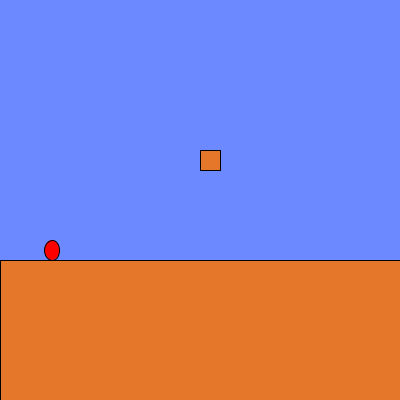
Frame 1 (no input)
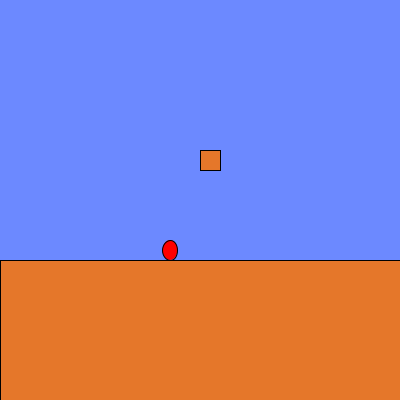
Frame 60 (the mouse pressed at the canvas centre just before this capture)
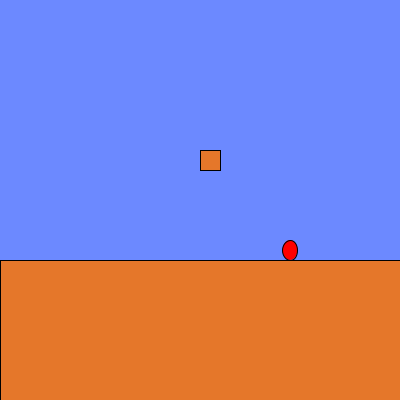
Frame 120 (the mouse held since frame 60 and released just before this capture)

The Processing sketch that drew these frames (run headless with seeded random() and noise(); from frame 60 on, the mouse is pressed at the canvas centre):

// Processing sketch: week_08_7_mario_hit_box_if
// ── week_08_7_mario_hit_box_if.pde
///碰撞偵測

void setup(){
  size(400,400);
}
float marioX=50,marioY=250,vx=2,vy=-20;
void draw(){
 background(108,137,255);
 marioX += vx;
 if(flying){
   marioY += vy;//上下的位置會改變
   vy+=0.98;
   if(marioY >=250){
     marioY=250;
     flying = false;
   }
 }
 fill(255,0,0);ellipse(marioX,marioY,15,20);
 fill(229,119,42);rect(0,260,400,150);
 fill(229,119,42);rect(200,150,20,20);
 if(hitBox(200,150,20,20)){
   vy = 0;
   marioY= 150+20;
 }
}
boolean hitBox(int x,int y,int w,int h){
  if(x<marioX && marioX < x+w && y<marioY && marioY<y+h)return true;
  else return false;
}
boolean flying=false;
void keyPressed(){
  if(keyCode==RIGHT) vx=2;
  if(keyCode==LEFT) vx=-2;
  if(keyCode==UP && flying == false){
    vy=-20;
    flying = true;
  } 
}
void keyReleased(){
  if(keyCode==LEFT || keyCode == RIGHT)vx=0;
}
